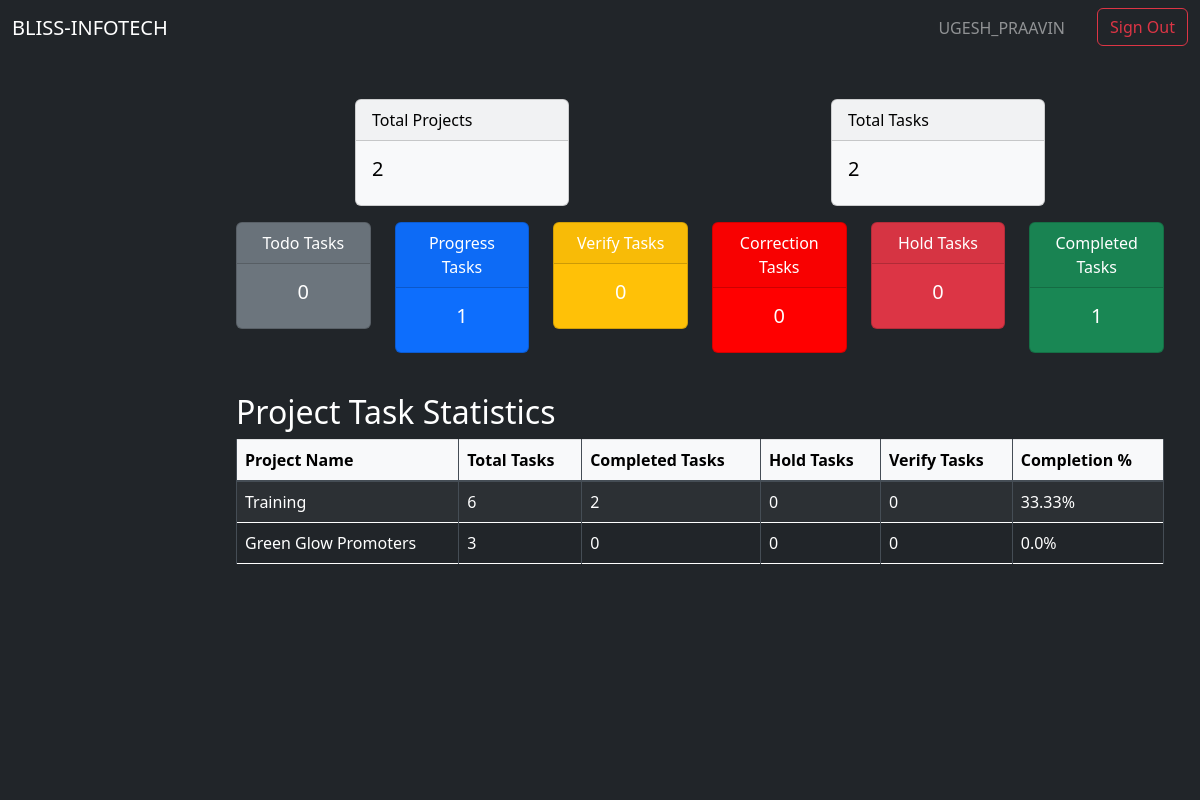
The page /peer/ (signed in) on the database its author committed.
### app/models.py (models this page shows)
class Project(models.Model):
    id = models.AutoField(primary_key=True)
    name = models.CharField(max_length=64)
    description = models.TextField()
    manager = models.ForeignKey(User, on_delete=models.SET_NULL, null=True)
    client_name = models.CharField(max_length=64, null=True)
    status = models.CharField(max_length=10, default="DESIGN")
    created = models.DateTimeField(auto_now_add=True)
    started = models.DateTimeField(null=True)
    updated = models.DateTimeField(auto_now=True)
    due = models.DateField(null=True)

### app/decorators.py (the view)
        @login_required
        def wrapper(request, *args, **kwargs):
            if in_groups(request.user):
                return view_function(request, *args, **kwargs)
            return redirect('/signout')

### peer/views.py (called while the page is built)
@group_required(const.LEAD, const.PEER)
def dashboard(request):
    if request.user.is_authenticated:
        return render(request,'peer/dashboard.html', peer_dashboard(request))
    else: return redirect('signin')

### template/peer/dashboard.html (shortened to what this page needs)
{% extends 'peer/peer.html' %}
{% block peer_board %}
<div class="container mt-4">
    <div class="row justify-content-around">
        <div class="col-md-3">
            <div class="card text-black bg-light mb-3">
                <div class="card-header">Total Projects</div>
                <div class="card-body">
                    <h5 class="card-title">{{ total_projects }}</h5>
                </div>
            </div>
        </div>
        <div class="col-md-3">
            <div class="card text-black bg-light mb-3">
                <div class="card-header">Total Tasks</div>
                <div class="card-body">
                    <h5 class="card-title">{{ total_tasks }}</h5>
                </div>
            </div>
        </div>
    </div>
    <div class="row text-center">
        <div class="col-md-2 col-sm-6">
            <div class="card text-white bg-secondary mb-3">
                <div class="card-header">Todo Tasks</div>
                <div class="card-body">
                    <h5 class="card-title">{{ todo_tasks }}</h5>
                </div>
            </div>
        </div>
        <div class="col-md-2 col-sm-6">
            <div class="card text-white bg-primary mb-3">
                <div class="card-header">Progress Tasks</div>
                <div class="card-body">
                    <h5 class="card-title">{{ progress_tasks }}</h5>
                </div>
            </div>
        </div>
        <div class="col-md-2 col-sm-6">
            <div class="card text-white bg-warning mb-3">
                <div class="card-header">Verify Tasks</div>
                <div class="card-body">
                    <h5 class="card-title">{{ verify_tasks }}</h5>
                </div>
            </div>
        </div>
        <div class="col-md-2 col-sm-6">
            <div class="card text-white bg-brown-red mb-3">
                <div class="card-header">Correction Tasks</div>
                <div class="card-body">
                    <h5 class="card-title">{{ correction_tasks }}</h5>
                </div>
            </div>
        </div>
        <div class="col-md-2 col-sm-6">
            <div class="card text-white bg-danger mb-3">
                <div class="card-header">Hold Tasks</div>
                <div class="card-body">
                    <h5 class="card-title">{{ hold_tasks }}</h5>
                </div>
            </div>
        </div>
        <div class="col-md-2 col-sm-6">
            <div class="card text-white bg-success mb-3">
                <div class="card-header">Completed Tasks</div>
                <div class="card-body">
                    <h5 class="card-title">{{ complete_tasks }}</h5>
                </div>
            </div>
        </div>
    </div>
    <h2 class="text-white mt-4">Project Task Statistics</h2>
    <div class="table-responsive">
        <table class="table table-striped table-bordered table-dark">
            <thead class="table-light">
                <tr>
                    <th>Project Name</th>
                    <th>Total Tasks</th>
                    <th>Completed Tasks</th>
                    <th>Hold Tasks</th>
                    <th>Verify Tasks</th>
                    <th>Completion %</th>
                </tr>
            </thead>
            <tbody>
                {% for stat in project_stats %}
                <tr>
                    <td>{{ stat.project.name }}</td>
                    <td>{{ stat.total_tasks }}</td>
                    <td>{{ stat.completed_tasks }}</td>
                    <td>{{ stat.hold_tasks }}</td>
                    <td>{{ stat.verify_tasks }}</td>
                    <td>{{ stat.completion_percentage }}%</td>
                </tr>
                {% endfor %}
            </tbody>
        </table>
    </div>
</div>
{% endblock %}

### template/dashboard.html (shortened to what this page needs)
{% extends 'index.html' %}
{% block body %}
<section class="container-fluid">
    <nav class="navbar navbar-expand-lg navbar-dark bg-dark fixed-top">
        <div class="container-fluid">
            <a class="navbar-brand" href="#">BLISS-INFOTECH</a>
            <div class="collapse navbar-collapse justify-content-end" id="navbarTop">
                <ul class="navbar-nav mb-2 mb-lg-0">
                    <li class="nav-item">
                        <span class="navbar-text me-3 px-3 text-uppercase">{{ request.user.username }}</span>
                    </li>
                    <li class="nav-item">
                        <a class="btn btn-outline-danger" href="{% url 'signout' %}">Sign Out</a>
                    </li>
                </ul>
            </div>
        </div>
    </nav>
    <div class="row flex-nowrap">
        <nav class="col-md-3 col-lg-2 d-md-block sidebar bg-dark" style="position: fixed; top: 75px; left: 0; height: calc(100vh - 75px); overflow-y: auto;">
        </nav>
        <main class="col-md-9 ms-sm-auto col-lg-10 px-md-4" style="overflow-x: hidden; margin-left: 17%; padding-top: 75px; height: calc(100vh - 20px);">
            {% block dashboard %}{% endblock %}
        </main>
    </div>
</section>
{% endblock %}

### static/css/style.css (style rules this page uses)
body { background-color: #343a40; }
.bg-brown-red { background-color: red; color: white; }

### rows shown on the page
Project: project.name "Training", total_tasks "6", completed_tasks "2", hold_tasks "0", verify_tasks "0", completion_percentage "33.33"
Project: project.name "Green Glow Promoters", total_tasks "3", completed_tasks "0", hold_tasks "0", verify_tasks "0", completion_percentage "0.0"

### other values the page prints
{{ request.user.username }} "UGESH_PRAAVIN"
{{ total_projects }} "2"
{{ total_tasks }} "2"
{{ todo_tasks }} "0"
{{ progress_tasks }} "1"
{{ verify_tasks }} "0"
{{ correction_tasks }} "0"
{{ hold_tasks }} "0"
{{ complete_tasks }} "1"
